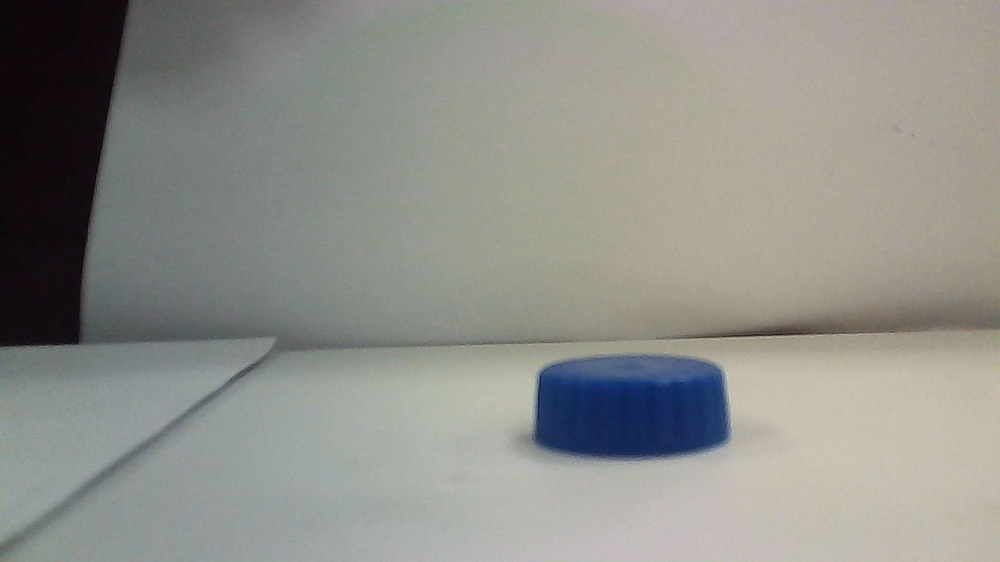
#> input picture blue.jpg, 1000 x 562 px, shrunk from 1920 x 1080 before the run
$ python -i CR3LIVE.py   (imports and definitions only)
#> lines starting #> are read from the running program, lines starting #| are printed output that depends on the picture; after the words box and inside, x2 and y2 are one past the last pixel; in counts of white or black regions, pixels touching at a corner belong together
#> further down, picture is the input picture: shape (562, 1000, 3); mean B, G, R 137.8, 143.7, 143.4
import cv2
import numpy as np

def get_predominant_color_from_frame(frame):
    """
    Analyzes an image frame and returns the name of the predominant color,
    excluding white from the predominant calculation if other colors are present.
    Assumes a fixed set of common color ranges for bottle caps.
    """
    if frame is None:
        return None

    hsv_image = cv2.cvtColor(frame, cv2.COLOR_BGR2HSV)
#> hsv_image: shape (562, 1000, 3); mean H, S, V 54.6, 30.1, 148.2

    color_ranges = {
        "red": [([0, 100, 100], [10, 255, 255]), ([170, 100, 100], [179, 255, 255])],
        "green": [([40, 40, 40], [80, 255, 255])],
        "blue": [([100, 100, 100], [130, 255, 255])],
        "yellow": [([20, 100, 100], [35, 255, 255])],
        "orange": [([10, 100, 100], [25, 255, 255])],
        "purple": [([130, 50, 50], [160, 255, 255])],
        "white": [([0, 0, 180], [179, 40, 255])], # Tuned S_max down slightly for better exclusion
        "black": [([0, 0, 0], [179, 50, 50])],
        "gray": [([0, 0, 50], [179, 50, 180])]
    }

    predominant_color = "unknown"
    max_pixels = 0
    color_pixel_counts = {}

    for color_name, ranges in color_ranges.items():
        total_pixels_for_color = 0
        current_mask = np.zeros(hsv_image.shape[:2], dtype=np.uint8)

        for lower_bound, upper_bound in ranges:
            lower = np.array(lower_bound, dtype=np.uint8)
            upper = np.array(upper_bound, dtype=np.uint8)
            mask_segment = cv2.inRange(hsv_image, lower, upper)
            current_mask = cv2.bitwise_or(current_mask, mask_segment)

        count = cv2.countNonZero(current_mask)
        color_pixel_counts[color_name] = count
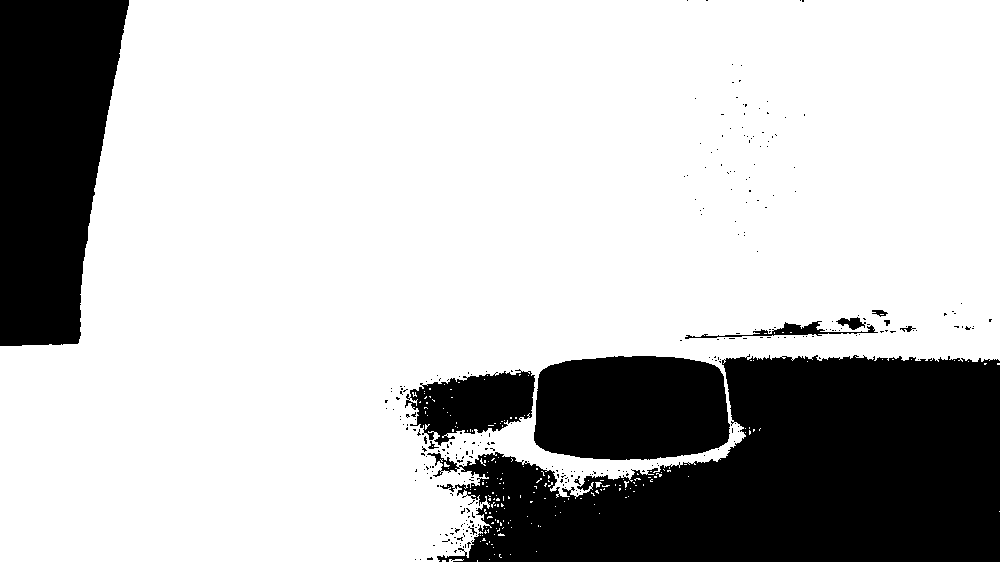
#> current_mask: shape (562, 1000); 75.3% white; 293 black regions (281 under 20 px), largest, box (x1, y1, x2, y2) and area: (427, 354, 1000, 562) 78321, (0, 0, 129, 346) 34366, (534, 356, 730, 460) 18120
#> after the loop, color_pixel_counts = 9 items

    # Determine Predominant Color, EXCLUDING White if other colors are significant
    for color_name, count in color_pixel_counts.items():
        if color_name != "white" and count > max_pixels:
            max_pixels = count
            predominant_color = color_name
#> this loop made 9 passes
#> (color_name, count, max_pixels, predominant_color) on passes 3, 9: ('blue', 5691, 5691, 'blue'), ('gray', 423161, 423161, 'gray')
#> (color_name, count) on passes 1, 2, 4, 5, 6, 7: ('red', 0), ('green', 0), ('yellow', 0), ('orange', 0), ('purple', 0), ('white', 88436)
#> after the loop, max_pixels = 423161

    frame_area = frame.shape[0] * frame.shape[1] # Use the cropped frame's area
#> frame_area = 562000
    if max_pixels == 0 and color_pixel_counts.get("white", 0) > (frame_area * 0.5):
        predominant_color = "white (background)" # Clarify it's likely the background
    elif max_pixels < (frame_area * 0.01): # If the "predominant" color is less than 1% of the image, it's probably noise
         predominant_color = "unknown (low confidence)"

    return predominant_color
"""
if __name__ == "__main__":
    cap = cv2.VideoCapture(0) # 0 is typically the default webcam

    if not cap.isOpened():
        print("Error: Could not open webcam.")
        exit()

    # --- Define the Region of Interest (ROI) for cropping ---
    # These values will need to be adjusted based on your camera's resolution
    # and where the caps appear on your conveyor belt.

    # Get full frame dimensions to help define ROI
    frame_width = int(cap.get(cv2.CAP_PROP_FRAME_WIDTH))
    frame_height = int(cap.get(cv2.CAP_PROP_FRAME_HEIGHT))
    print(f"Full Frame Dimensions: {frame_width}x{frame_height}")

    # Example ROI (adjust these values!)
    # roi_x: x-coordinate of the top-left corner of the ROI
    # roi_y: y-coordinate of the top-left corner of the ROI
    # roi_width: width of the ROI
    # roi_height: height of the ROI

    # A good starting point for a central square ROI:
    roi_width = int(frame_width * 0.2) # 40% of the full width
    roi_height = int(frame_height * 0.2) # 40% of the full height
    roi_x = (frame_width - roi_width) // 2   # Center the ROI horizontally
    roi_y = (frame_height - roi_height) // 2 # Center the ROI vertically

    # Or define fixed values if you know your camera's resolution:
    # roi_x, roi_y = 200, 150 # Example: Top-left at (200, 150)
    # roi_width, roi_height = 300, 200 # Example: A 300x200 pixel ROI

    print(f"ROI defined at: x={roi_x}, y={roi_y}, width={roi_width}, height={roi_height}")


    while True:
        ret, frame = cap.read()
        if not ret:
            print("Failed to grab frame. Exiting...")
            break

        # --- Crop the frame to the defined ROI ---
        cropped_frame = frame[roi_y : roi_y + roi_height, roi_x : roi_x + roi_width]

        if cropped_frame.shape[0] == 0 or cropped_frame.shape[1] == 0:
            print("Warning: Cropped frame is empty. Adjust ROI coordinates.")
            continue # Skip processing empty frames

        # --- Get predominant color from the cropped frame ---
        pred_color = get_predominant_color_from_frame(cropped_frame)
        print(pred_color)
        #return pred_color
        # --- Display the results ---
        # Draw a rectangle on the original frame to show the ROI
        cv2.rectangle(frame, (roi_x, roi_y), (roi_x + roi_width, roi_y + roi_height), (0, 255, 0), 2)
        cv2.putText(frame, f"Detected: {pred_color.upper()}", (roi_x, roi_y - 10),
                    cv2.FONT_HERSHEY_SIMPLEX, 0.7, (0, 255, 0), 2, cv2.LINE_AA)

        cv2.imshow("Full Live Feed (with ROI)", frame)
        cv2.imshow("Cropped ROI for Analysis", cropped_frame) # Show the actual frame being analyzed

        # Break loop on 'q' press
        if cv2.waitKey(1) & 0xFF == ord('q'):
            break

    cap.release()
    cv2.destroyAllWindows()"""

>>> import cv2
>>> picture = cv2.imread('blue.jpg')
>>> result = get_predominant_color_from_frame(picture)
#> result = 'gray'
